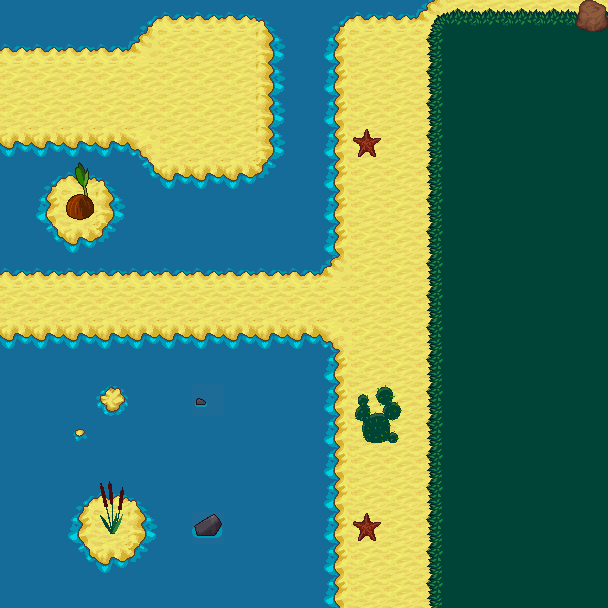

This game map was drawn from its Tiled (.tmx) file and the tilesets committed beside it. A one-line description and the trimmed map source follow:
An orthogonal 19x19 tile map with 32x32 px tiles, 3 tile layers (Tile Layer 1, Tile Layer 2, Tile Layer 3) and 17 objects (2x 8, Ahh look at that beautiful ocean!`Makes , I saw a frog! I know I did! I saw it`Saw, Holy crap! Did you see that?`Some guy ju, route4, ...).

<map version="1.0" orientation="orthogonal" width="19" height="19" tilewidth="32" tileheight="32">
 <tileset firstgid="1" name="terrain" tilewidth="32" tileheight="32">
  <image source="../terrain.png" width="672" height="736" />
 </tileset>
 <layer name="Tile Layer 1" width="19" height="19">
  <data>[361 cells, 361 non-empty, 6 distinct tile ids]</data>
 </layer>
 <layer name="Tile Layer 2" width="19" height="19">
  <data>[361 cells, 249 non-empty, 22 distinct tile ids]</data>
 </layer>
 <layer name="Tile Layer 3" width="19" height="19">
  <data>[361 cells, 9 non-empty, 9 distinct tile ids]</data>
 </layer>
 <objectgroup name="npc" width="19" height="19">
  <object name="Ahh look at that beautiful ocean!`Makes me wish water didn't completely ruin my staws!" x="384" y="224" width="32" height="64" />
  <object name="I saw a frog! I know I did! I saw it`Saw it with my own two eyes! There's a frog here, I must have it!`Hmmm, my body feels a little wierd...." x="224" y="64" width="32" height="64" />
  <object name="Holy crap! Did you see that?`Some guy just went in the water!`He said something about a frog, crazy!" x="416" y="64" width="32" height="64" />
 </objectgroup>
 <objectgroup name="enemies" width="19" height="19" />
 <objectgroup name="items" width="19" height="19">
  <object name="8" x="160" y="64" width="32" height="32" />
  <object name="8" x="160" y="96" width="32" height="32" />
 </objectgroup>
 <objectgroup name="walls" width="19" height="19">
  <object x="0" y="320" width="320" height="32" />
  <object x="288" y="352" width="48" height="256" />
  <object x="256" y="0" width="80" height="224" />
  <object x="0" y="160" width="256" height="64" />
  <object x="0" y="128" width="128" height="32" />
  <object x="0" y="-32" width="576" height="32" />
  <object x="576" y="0" width="32" height="32" />
  <object x="352" y="416" width="48" height="32" />
 </objectgroup>
 <objectgroup name="warps" width="19" height="19">
  <object name="route4" x="608" y="32" width="32" height="576" />
  <object name="route6" x="-32" y="0" width="32" height="608" />
  <object name="route11" x="0" y="608" width="608" height="32" />
 </objectgroup>
 <objectgroup name="speech" width="19" height="19">
  <object name="I wonder what happens when I touc--OW`IT STUNG ME!`What a prick..." x="352" y="416" width="32" height="32" />
 </objectgroup>
</map>
